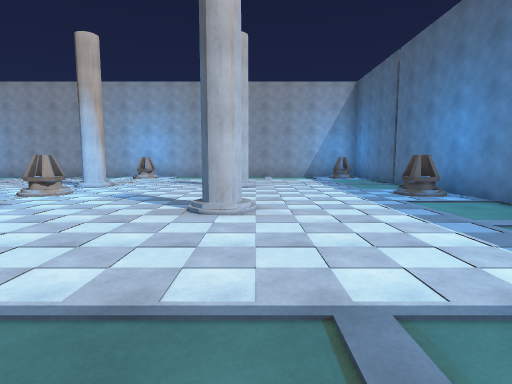
[1] (above)

15 first-person views from a walk through a Unity game level. The camera is 1.5 m above the floor, tilts 6° down and sees 80° across. The floor is counted in squares, 2 m on a side. Each view is taken from the middle of a square. On the plan, view 1 faces up. The plan holds only what a view shows up to about 10 squares ahead; the rest is blank. The place goes on beyond the plan. The player character is not drawn.

[2]
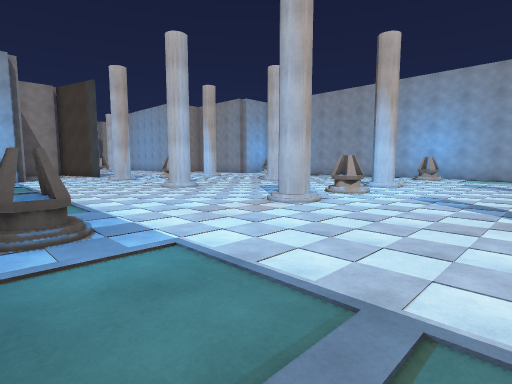

[3]
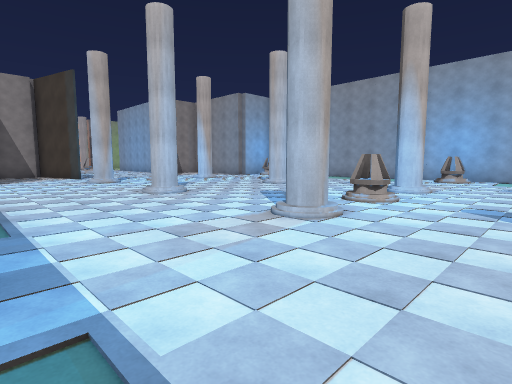

[4]
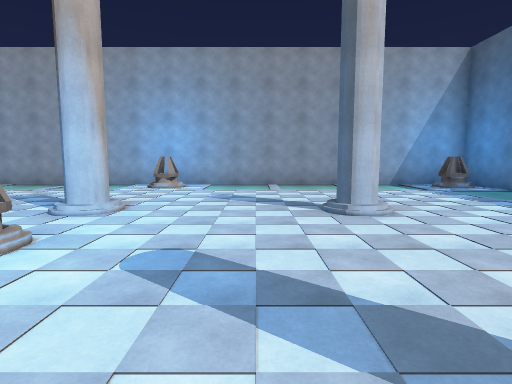

[5]
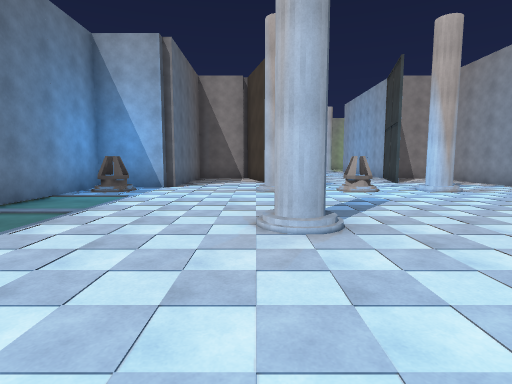

[6]
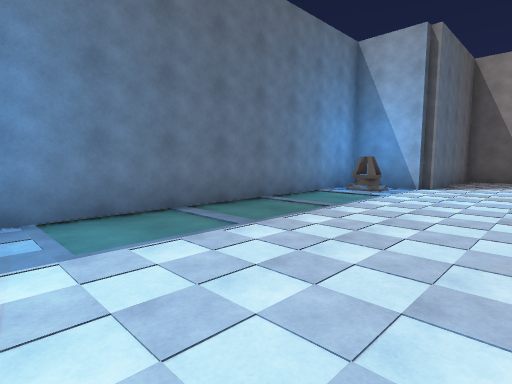

[7]
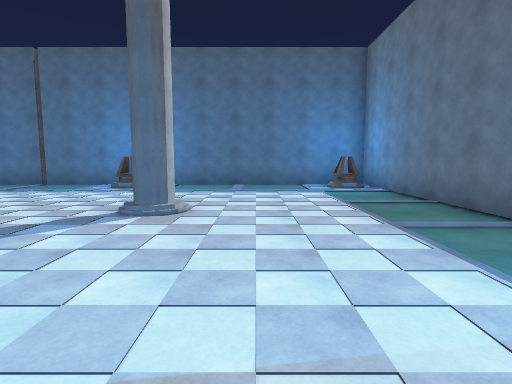

[8]
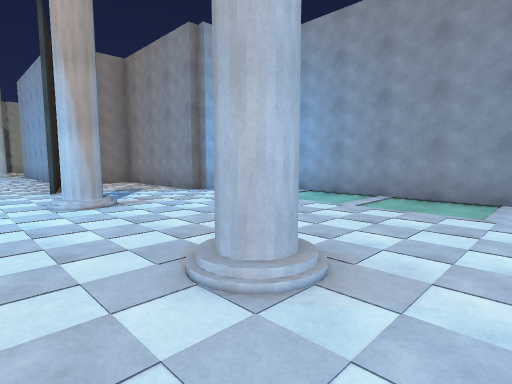

[9]
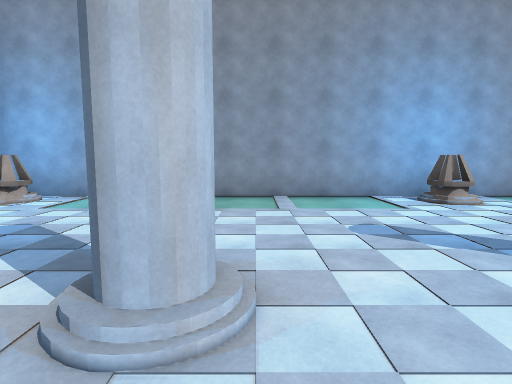

[10]
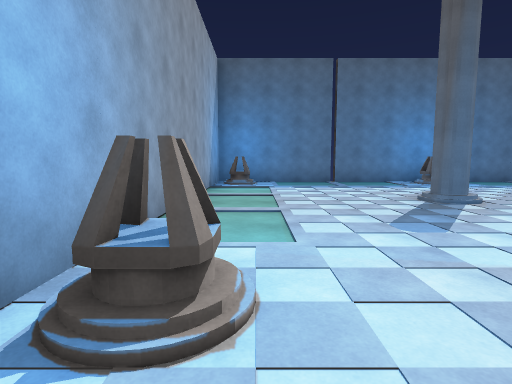

[11]
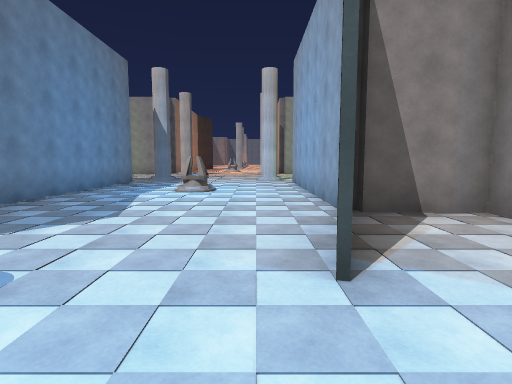

[12]
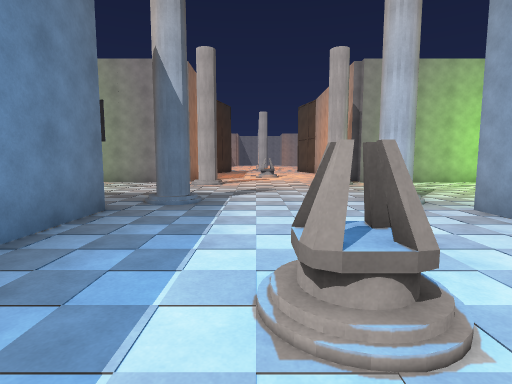

[13]
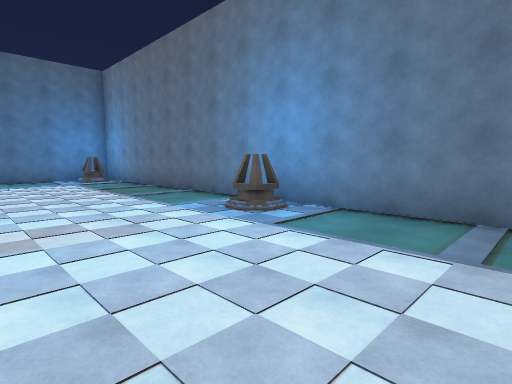

[14]
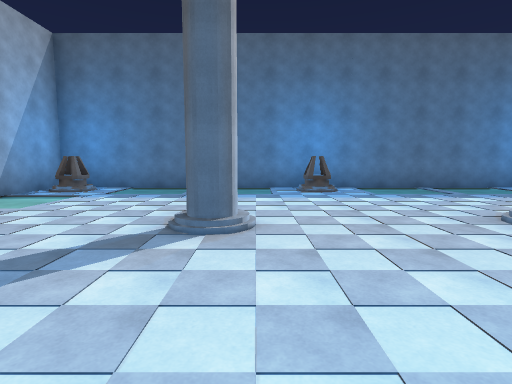

[15]
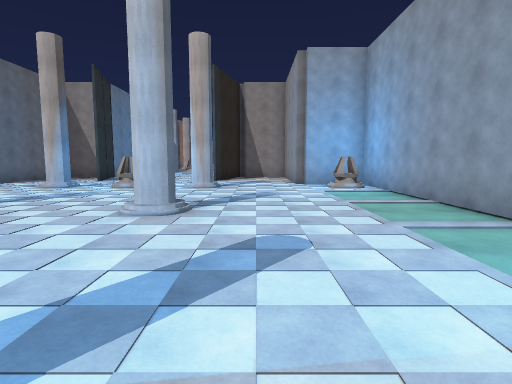

### Floor plan
Key: @ floor where view 1 was taken; # wall or solid block; . floor; = window, fence, low wall or low ledge.
Columns run from 29 left of view 1 to 5 right of it. Each row starts with its distance up from view 1.
 14                  ################
 13                 ##......##......##
 12 ...        ######=......==......=##
 11 ....       #......................#
 10   ....#######.....................#
  9  ...#.......###.#...#...#...#.....#
  8  .................................#
  7 ........==......==......==......=##
  6 ........==......==......==......=##
  5 #...#......... .....#.......#.....#
  4  ..........#   ...................#
  3  .....######......................#
  2  ..        #......................#
  1            ######=......==......=##
  0                 ##......##...@..##
 -1                  ################

Where each view was taken, in squares from view 1:
view 1: 0 up, 0 right, facing up
view 2: 0 up, 1 left, facing up-left
view 3: 1 up, 2 left, facing up-left
view 4: 4 up, 2 left, facing up
view 5: 4 up, 5 left, facing left
view 6: 4 up, 5 left, facing down-left
view 7: 3 up, 5 left, facing right
view 8: 7 up, 7 left, facing up-left
view 9: 7 up, 8 left, facing up
view 10: 12 up, 6 left, facing right
view 11: 8 up, 13 left, facing left
view 12: 6 up, 19 left, facing left
view 13: 4 up, 8 left, facing down-right
view 14: 8 up, 4 left, facing right
view 15: 10 up, 4 left, facing left
